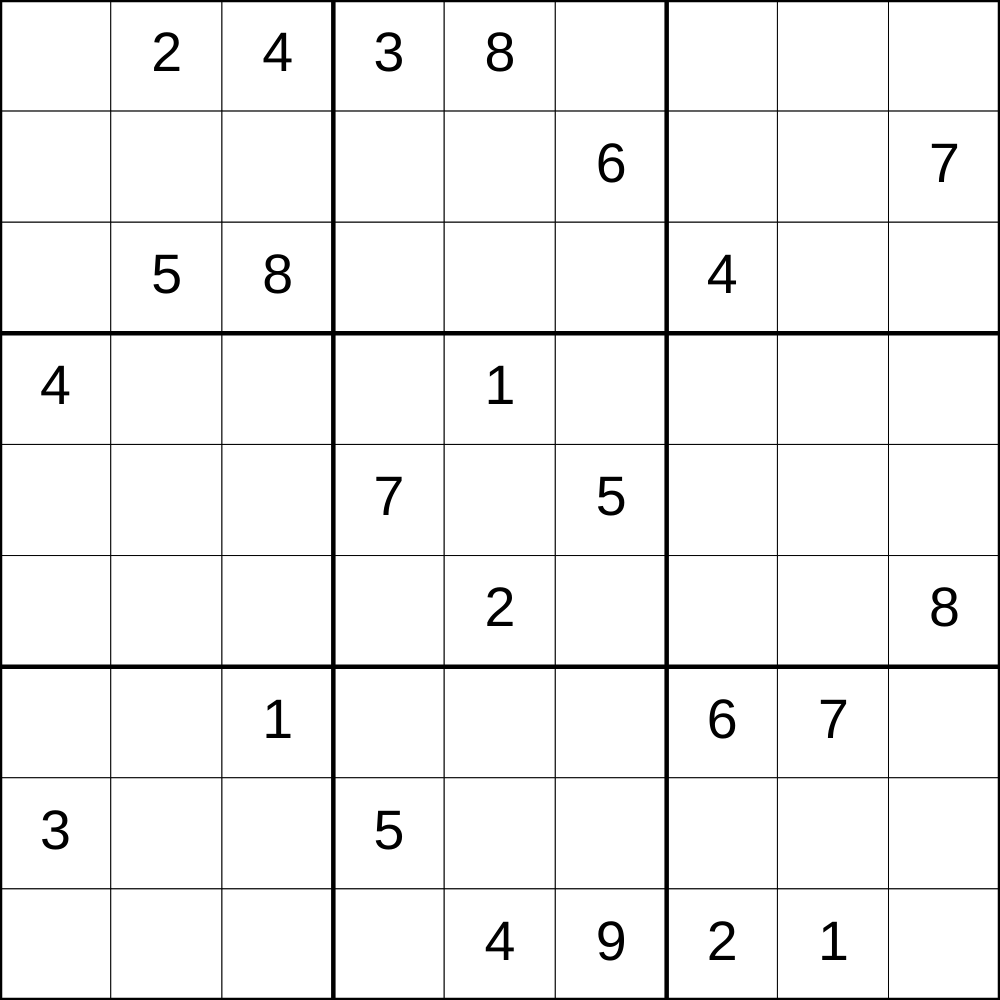
Frame 1 (no input)
Frame 60 (no input): identical to frame 1, image omitted
Frame 120 (the mouse pressed at the canvas centre since frame 60): identical to frame 1, image omitted

The p5.js sketch that drew this single still picture (run headless with seeded random() and noise() and a simulated clock; from frame 60 on, the mouse is pressed at the canvas centre):

// p5.js sketch
// ── sketch.js
// Project Title
// Your Name
// Date
//
// Extra for Experts:
// - describe what you did to take this project "above and beyond"


let initialGrid = [
  [0,2,4,3,8,0,0,0,0],
  [0,0,0,0,0,6,0,0,7],
  [0,5,8,0,0,0,4,0,0],
  [4,0,0,0,1,0,0,0,0],
  [0,0,0,7,0,5,0,0,0],
  [0,0,0,0,2,0,0,0,8],
  [0,0,1,0,0,0,6,7,0],
  [3,0,0,5,0,0,0,0,0],
  [0,0,0,0,4,9,2,1,0],
];
let gridDi = 9;
let cellSize; 
let grid;


function setup() {
  createCanvas(windowWidth, windowHeight);
  if (windowWidth < windowHeight){
    createCanvas(windowWidth,windowWidth);
  }
  else{
    createCanvas(windowHeight,windowHeight);
  }
  grid = initialGrid;
  cellSize = width/gridDi; 
}

function draw() {
  background(220);
  displayGrid();
}

function displayGrid() {
  for (let y = 0; y <gridDi; y++){
    for (let x = 0; x <gridDi; x++){
      fill("white");
      strokeWeight(1)
      rect(cellSize*x,cellSize*y,cellSize,cellSize);
      fill("black");
      if (grid[y][x] !== 0){
        
        textSize(cellSize/2);
        textAlign(CENTER, CENTER);
        text(grid[y][x],cellSize*x + cellSize/2,cellSize*y + cellSize/2);
      }
      
      
    }
  }

  drawCageLines();

}

function drawCageLines(){
  
  for (let location = 0; location <=9; location += 3){
    strokeWeight(4.5);
    line(0,location*cellSize,width,location*cellSize);
    line(location*cellSize,0,location*cellSize, height);
  }
  
}
